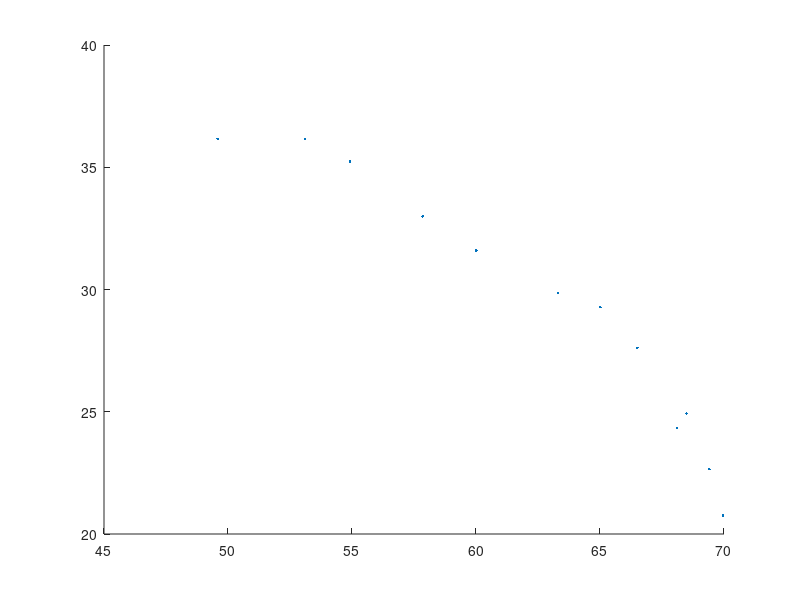

Write MATLAB code to recreate this figure. (Note: this script raises an error after producing the figure.)
% ??????????????????????????????????????????????????????????????????????
%          STATISTICAL SIGNAL PROCESSING (Matlab Exercise #2)
%                     (Least Square estimation)
%
% ??????????????????????????????????????????????????????????????????????

% ***NOTE***: use the button "Run Section" to visualize the diagram of the
% recorded positions of 'a' with respect to 'B'.



% (X,Y) Measurements of the position of the celestial body 'a' for each
% month:
X = [69.9610   69.4111   68.1078   68.4906   66.5073   65.0106   63.3201   60.0063   57.8493   54.9152   53.1017   49.5782];
Y = [20.7559   22.6554   24.3398   24.9237   27.6180   29.2726   29.8596   31.5923   32.9917   35.2425   36.1634   36.1643];

% Orbital period of 'a':
T = 12*6;

% Plot the diagram:
scatter(X, Y, '.', 'LineWidth',1);
hold on;
h = ellipse(5, 5, 0, 0,0, 'r');
set(h, 'LineWidth', 2,  'LineStyle','-');
hold off;
axis equal;
xlabel X;
ylabel Y;
text(5,-5, 'B', 'Color', 'Red', 'FontWeight', 'Bold', 'FontSize', 16);
text(X(1)-2,Y(1)-1, 'a', 'Color', 'Blue', 'FontWeight', 'Bold', 'FontSize', 16);


%% 
% ***********************************************************************************
% Piece of code that estimates the four parameters of the ellipse using LS-estimation
% ***********************************************************************************

% ** LS Linear Estimator :- Y = HX+N is X^{hat} = inv(H'*H)*H'*Y ****

%************ Observation matrices******************************

k = 12; %Given
Obs1 =[]; %H0
Obs2 =[]; %H1

for K = 1:k % recodered in 12 months 
    Obs1 = [Obs1; cos(2*pi*K/T) 1]; %T is the orbital period of a defined earlier
    Obs2 = [Obs2; sin(2*pi*K/T) 1];
end



%******** LS estimate: R1,C1 and R2,C2**********************************

LS_R1 = inv(Obs1' * Obs1) * Obs1' * X'; %LS estimate for X_k
LS_R2 = inv(Obs2' * Obs2) * Obs2' * Y'; %LS estimate of Y_k


%  NOTE: The estimated parameters R1,R2,C1,C2 must be stored in a 4-element vector variable named P.


P = [LS_R1(1) LS_R2(1) LS_R1(2) LS_R2(2)]

h = ellipse(P(1), P(2), 0, P(3), P(4), 'b');
set(h, 'LineStyle','--');

